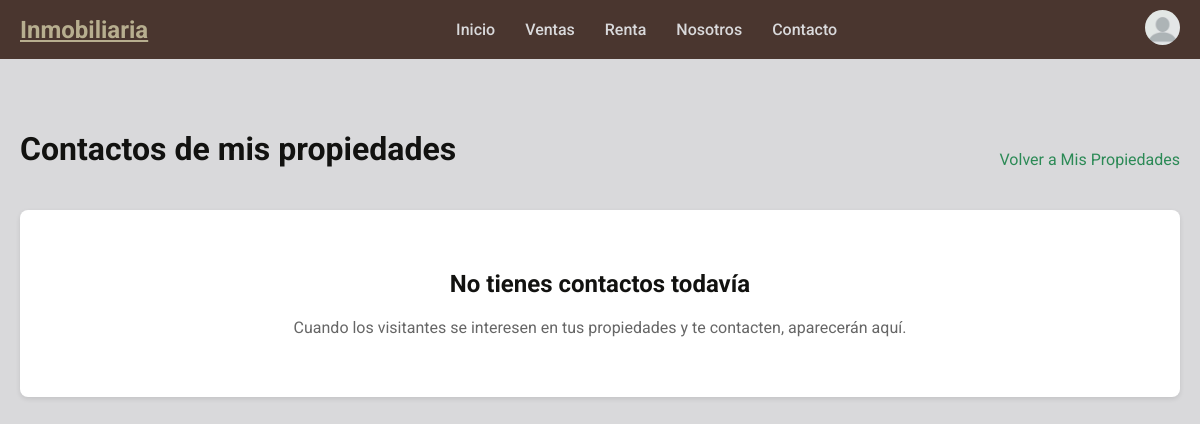
Before: /my-property-contacts/ (signed in) with the older database file.
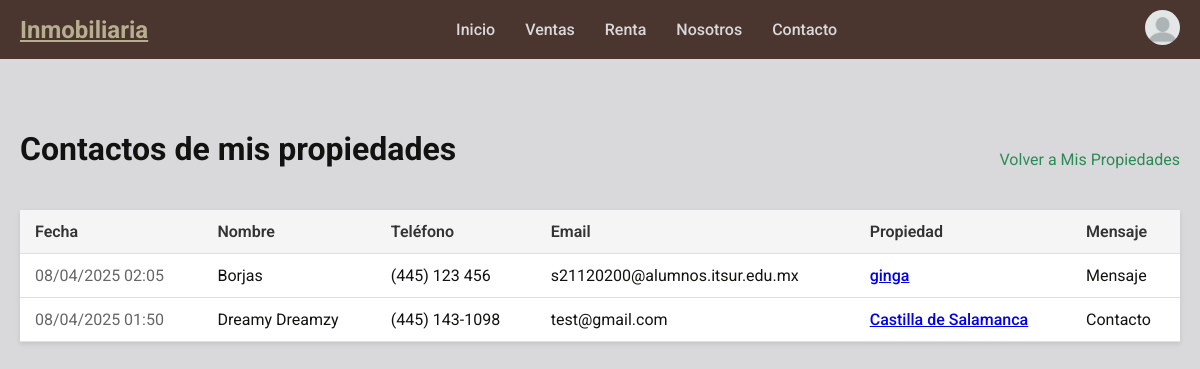
After: the same page with the newer database file.
### real_estate/models.py (models this page shows, shortened)
class PropertyContact(models.Model):
    property = models.ForeignKey('Property', on_delete=models.CASCADE, related_name='contacts')
    name = models.CharField(max_length=100)
    email = models.EmailField(blank=True, null=True)
    phone = models.CharField(max_length=20)
    message = models.TextField()
    created_at = models.DateTimeField(auto_now_add=True)
    class Meta:
        ordering = ['-created_at']

class Property(models.Model):
    owner = models.ForeignKey(User, on_delete=models.CASCADE, related_name='properties', null=True, blank=True)
    views = models.PositiveIntegerField(default=0, verbose_name="Vistas")
    PROPERTY_TYPE_CHOICES = [
        ('casa', 'Casa'),
        ('departamento', 'Departamento'),
        ('terreno', 'Terreno'),
        ('comercial', 'Local Comercial'),
        ('oficina', 'Oficina'),
    ]
    LISTING_TYPE_CHOICES = [
        ('venta', 'Venta'),
        ('renta', 'Renta'),
    ]
    title = models.CharField(max_length=200, verbose_name="Título")
    description = models.TextField(verbose_name="Descripción")
    price = models.DecimalField(max_digits=12, decimal_places=2, verbose_name="Precio")
    discount_percentage = models.DecimalField(max_digits=5, decimal_places=2, default=0, verbose_name="Descuento (%)")
    address = models.CharField(max_length=255, verbose_name="Dirección")
    city = models.CharField(max_length=100, verbose_name="Ciudad")
    state = models.CharField(max_length=100, verbose_name="Estado")
    bedrooms = models.PositiveSmallIntegerField(default=0, verbose_name="Habitaciones")
    bathrooms = models.PositiveSmallIntegerField(default=0, verbose_name="Baños")
    area = models.PositiveIntegerField(help_text="Área en metros cuadrados", verbose_name="Superficie")
    parking_spaces = models.PositiveSmallIntegerField(default=0, verbose_name="Estacionamientos")
    property_type = models.CharField(max_length=20, choices=PROPERTY_TYPE_CHOICES, verbose_name="Tipo de Propiedad")
    listing_type = models.CharField(max_length=10, choices=LISTING_TYPE_CHOICES, verbose_name="Tipo de Listado")
    is_featured = models.BooleanField(default=False, verbose_name="Destacado")
    accepts_pets = models.BooleanField(default=False, verbose_name="Acepta Mascotas")
    is_furnished = models.BooleanField(default=False, verbose_name="Amueblado")
    has_security = models.BooleanField(default=False, verbose_name="Seguridad 24h")
    created_at = models.DateTimeField(auto_now_add=True, verbose_name="Fecha de Creación")
    updated_at = models.DateTimeField(auto_now=True, verbose_name="Última Actualización")
    is_visible = models.BooleanField(default=True, verbose_name="Visible en búsqueda")
    latitude = models.DecimalField(max_digits=22, decimal_places=16, null=True, blank=True, verbose_name="Latitud")
    longitude = models.DecimalField(max_digits=22, decimal_places=16, null=True, blank=True, verbose_name="Longitud")
    class Meta:
        verbose_name = "Propiedad"
        verbose_name_plural = "Propiedades"

### real_estate/views.py (the view)
# urls.py: path('my-property-contacts/', views.property_contacts, name='property_contacts'),
@login_required
def property_contacts(request):
    user_properties = Property.objects.filter(owner=request.user)
    contacts = PropertyContact.objects.filter(property__in=user_properties)
    context = {
        'contacts': contacts
    }
    return render(request, 'real_estate/property_contacts.html', context)

### templates/real_estate/property_contacts.html (shortened to what this page needs)
{% extends 'real_estate/base.html' %}
{% load static %}
{% block extra_css %}
<link rel="stylesheet" href="{% static 'css/my_properties.css' %}">
{% endblock %}
{% block content %}
<div class="contacts-container">
    <div class="contacts-header">
        <h1>Contactos de mis propiedades</h1>
        <a href="{% url 'my_properties' %}" class="back-link">Volver a Mis Propiedades</a>
    </div>
    {% if contacts %}
        <table class="contacts-table">
            <thead>
                <tr>
                    <th>Fecha</th>
                    <th>Nombre</th>
                    <th>Teléfono</th>
                    <th>Email</th>
                    <th>Propiedad</th>
                    <th>Mensaje</th>
                </tr>
            </thead>
            <tbody>
                {% for contact in contacts %}
                <tr>
                    <td class="contact-date">{{ contact.created_at|date:"d/m/Y H:i" }}</td>
                    <td>{{ contact.name }}</td>
                    <td>{{ contact.phone }}</td>
                    <td>{{ contact.email|default:"-" }}</td>
                    <td class="contact-property">
                        <a href="{% url 'detalle_propiedad' contact.property.id %}">
                            {{ contact.property.title }}
                        </a>
                    </td>
                    <td>{{ contact.message|truncatechars:50 }}</td>
                </tr>
                {% endfor %}
            </tbody>
        </table>
    {% else %}
        <div class="no-contacts">
            <h2>No tienes contactos todavía</h2>
            <p>Cuando los visitantes se interesen en tus propiedades y te contacten, aparecerán aquí.</p>
        </div>
    {% endif %}
</div>
{% endblock %}

### templates/real_estate/base.html (shortened to what this page needs)
{% load static %}
<!DOCTYPE html>
<html lang="es">
<head>
    <link rel="stylesheet" href="{% static 'css/styles.css' %}">
    <link rel="stylesheet" href="{% static 'css/navbar.css' %}">
    {% block extra_css %}{% endblock %}
    <link rel="stylesheet" href="{% static 'css/discount_alerts.css' %}">
</head>
<body {% block body_class %}{% endblock %}>
    {% block navbar %}
    <nav class="navbar">
        <a href="{% url 'index' %}" class="logo">Inmobiliaria</a>
        <ul class="nav-links">
            <li><a href="{% url 'index' %}">Inicio</a></li>
            <li><a href="{% url 'ventas' %}">Ventas</a></li>
            <li><a href="{% url 'renta' %}">Renta</a></li>
            <li><a href="{% url 'nosotros' %}">Nosotros</a></li>
            <li><a href="{% url 'contacto' %}">Contacto</a></li>
        </ul>
        <div class="user-profile desktop-only">
            <a href="#" class="profile-toggle">
                <img src="{% static 'imgs/usuario.webp' %}" alt="Perfil del usuario">
            </a>
        </div>
    </nav>
    {% endblock %}
    {% block content %}{% endblock %}
</body>
</html>

### static/css/styles.css (style rules this page uses)
body { font-family: 'Roboto', sans-serif; margin: 0; padding: 0; background-color: #d9d9db; color: #121210; }
.navbar { display: flex; justify-content: space-between; align-items: center; background-color: #4a362f; padding: 10px 20px; }
.navbar .logo { color: #b7ae8f; font-size: 24px; font-weight: 700; }
.nav-links { list-style: none; display: flex; margin: 0; padding: 0; }
.nav-links li { margin: 0 15px; }
.nav-links a { text-decoration: none; color: #d9d9db; font-weight: 500; }
.user-profile img { width: 35px; height: auto; border-radius: 50%; }

### static/css/navbar.css (style rules this page uses)
.user-profile { position: relative; }

### templates/real_estate/property_contacts.html (style rules this page uses)
.contacts-container { max-width: 1200px; margin: 30px auto; padding: 20px; }
.contacts-header { display: flex; justify-content: space-between; align-items: center; margin-bottom: 20px; }
.contacts-table { width: 100%; border-collapse: collapse; margin-bottom: 30px; background-color: white; box-shadow: 0 2px 5px rgba(0,0,0,0.1); }
.contacts-table th, .contacts-table td { padding: 12px 15px; text-align: left; border-bottom: 1px solid #e0e0e0; }
.contacts-table th { background-color: #f5f5f5; font-weight: 600; color: #333; }
.contact-date { white-space: nowrap; color: #666; }
.contact-property { font-weight: 500; color: #2c8a56; }
.back-link { display: inline-block; margin-top: 20px; color: #2c8a56; text-decoration: none; }

Changed rows visible on the page:
added PropertyContact: created_at "08/04/2025 02:05", name "Borjas", phone "(445) 123 456", email "s21120200@alumnos.itsur.edu.mx", property "ginga", message "Mensaje"
added PropertyContact: created_at "08/04/2025 01:50", name "Dreamy Dreamzy", phone "(445) 143-1098", email "test@gmail.com", property "Castilla de Salamanca", message "Contacto"
Other visible differences:
text no longer shown: "No tienes contactos todavía Cuando los visitantes se interesen en tus propiedades y te contacten, aparecerán aquí."
text now shown: "Fecha Nombre Teléfono Email Propiedad Mensaje"
